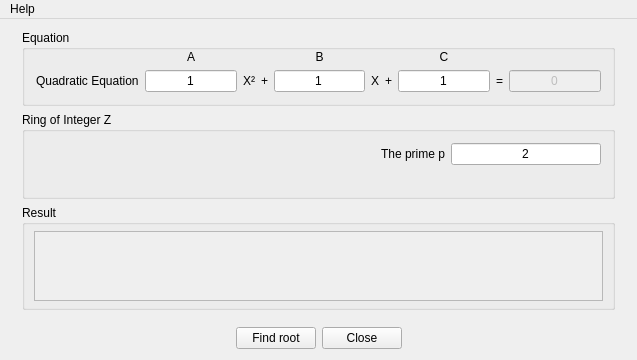
<?xml version="1.0" encoding="UTF-8"?>
<ui version="4.0">
 <class>MainWindow</class>
 <widget class="QMainWindow" name="MainWindow">
  <property name="geometry">
   <rect>
    <x>0</x>
    <y>0</y>
    <width>637</width>
    <height>331</height>
   </rect>
  </property>
  <property name="windowTitle">
   <string>Solving Quadratic Equation</string>
  </property>
  <property name="windowIcon">
   <iconset resource="resources.qrc">
    <normaloff>:/equation/images/infinity.ico</normaloff>:/equation/images/infinity.ico</iconset>
  </property>
  <widget class="QWidget" name="centralWidget">
   <layout class="QVBoxLayout" name="verticalLayout">
    <item>
     <widget class="QFrame" name="frameParameter">
      <property name="sizePolicy">
       <sizepolicy hsizetype="Preferred" vsizetype="Expanding">
        <horstretch>0</horstretch>
        <verstretch>0</verstretch>
       </sizepolicy>
      </property>
      <property name="frameShape">
       <enum>QFrame::NoFrame</enum>
      </property>
      <property name="frameShadow">
       <enum>QFrame::Raised</enum>
      </property>
      <layout class="QVBoxLayout" name="verticalLayout_2">
       <property name="topMargin">
        <number>0</number>
       </property>
       <item>
        <widget class="QGroupBox" name="groupEquation">
         <property name="title">
          <string>Equation</string>
         </property>
         <layout class="QGridLayout" name="gridLayout">
          <property name="topMargin">
           <number>0</number>
          </property>
          <item row="2" column="1">
           <widget class="QLabel" name="label_9">
            <property name="text">
             <string>A</string>
            </property>
            <property name="alignment">
             <set>Qt::AlignCenter</set>
            </property>
           </widget>
          </item>
          <item row="5" column="4">
           <widget class="QLineEdit" name="txtCoefficentB">
            <property name="text">
             <string>1</string>
            </property>
            <property name="alignment">
             <set>Qt::AlignCenter</set>
            </property>
           </widget>
          </item>
          <item row="5" column="2">
           <widget class="QLabel" name="label_3">
            <property name="text">
             <string>X²</string>
            </property>
           </widget>
          </item>
          <item row="5" column="1">
           <widget class="QLineEdit" name="txtCoefficentA">
            <property name="text">
             <string>1</string>
            </property>
            <property name="alignment">
             <set>Qt::AlignCenter</set>
            </property>
           </widget>
          </item>
          <item row="5" column="3">
           <widget class="QLabel" name="label_4">
            <property name="text">
             <string>+</string>
            </property>
           </widget>
          </item>
          <item row="5" column="5">
           <widget class="QLabel" name="label_5">
            <property name="text">
             <string>X</string>
            </property>
           </widget>
          </item>
          <item row="5" column="6">
           <widget class="QLabel" name="label_6">
            <property name="text">
             <string>+</string>
            </property>
           </widget>
          </item>
          <item row="5" column="7">
           <widget class="QLineEdit" name="txtCoefficentC">
            <property name="text">
             <string>1</string>
            </property>
            <property name="alignment">
             <set>Qt::AlignCenter</set>
            </property>
           </widget>
          </item>
          <item row="5" column="8">
           <widget class="QLabel" name="label_7">
            <property name="text">
             <string>=</string>
            </property>
           </widget>
          </item>
          <item row="5" column="9">
           <widget class="QLineEdit" name="txtValue">
            <property name="enabled">
             <bool>false</bool>
            </property>
            <property name="sizePolicy">
             <sizepolicy hsizetype="Preferred" vsizetype="Fixed">
              <horstretch>0</horstretch>
              <verstretch>0</verstretch>
             </sizepolicy>
            </property>
            <property name="text">
             <string>0</string>
            </property>
            <property name="alignment">
             <set>Qt::AlignCenter</set>
            </property>
           </widget>
          </item>
          <item row="5" column="0">
           <widget class="QLabel" name="label_8">
            <property name="text">
             <string>Quadratic Equation</string>
            </property>
           </widget>
          </item>
          <item row="2" column="4">
           <widget class="QLabel" name="label_10">
            <property name="text">
             <string>B</string>
            </property>
            <property name="alignment">
             <set>Qt::AlignCenter</set>
            </property>
           </widget>
          </item>
          <item row="2" column="7">
           <widget class="QLabel" name="label_11">
            <property name="text">
             <string>C</string>
            </property>
            <property name="alignment">
             <set>Qt::AlignCenter</set>
            </property>
           </widget>
          </item>
         </layout>
        </widget>
       </item>
       <item>
        <widget class="QGroupBox" name="groupRing">
         <property name="title">
          <string>Ring of Integer Z</string>
         </property>
         <layout class="QGridLayout" name="gridLayout_2">
          <item row="0" column="1">
           <widget class="QLineEdit" name="txtPrimeP">
            <property name="sizePolicy">
             <sizepolicy hsizetype="Preferred" vsizetype="Fixed">
              <horstretch>0</horstretch>
              <verstretch>0</verstretch>
             </sizepolicy>
            </property>
            <property name="maximumSize">
             <size>
              <width>150</width>
              <height>16777215</height>
             </size>
            </property>
            <property name="text">
             <string>2</string>
            </property>
            <property name="alignment">
             <set>Qt::AlignCenter</set>
            </property>
           </widget>
          </item>
          <item row="0" column="0">
           <widget class="QLabel" name="label">
            <property name="text">
             <string>The prime p</string>
            </property>
            <property name="alignment">
             <set>Qt::AlignRight|Qt::AlignTrailing|Qt::AlignVCenter</set>
            </property>
           </widget>
          </item>
          <item row="1" column="0" colspan="2">
           <widget class="QLabel" name="lblError">
            <property name="text">
             <string/>
            </property>
            <property name="alignment">
             <set>Qt::AlignRight|Qt::AlignTrailing|Qt::AlignVCenter</set>
            </property>
           </widget>
          </item>
         </layout>
        </widget>
       </item>
       <item>
        <widget class="QGroupBox" name="groupResult">
         <property name="title">
          <string>Result</string>
         </property>
         <property name="flat">
          <bool>false</bool>
         </property>
         <layout class="QHBoxLayout" name="horizontalLayout_2">
          <property name="leftMargin">
           <number>9</number>
          </property>
          <property name="topMargin">
           <number>6</number>
          </property>
          <property name="rightMargin">
           <number>9</number>
          </property>
          <property name="bottomMargin">
           <number>6</number>
          </property>
          <item>
           <widget class="QTextEdit" name="txtResult">
            <property name="enabled">
             <bool>false</bool>
            </property>
           </widget>
          </item>
         </layout>
        </widget>
       </item>
      </layout>
     </widget>
    </item>
    <item>
     <widget class="QFrame" name="frameButton">
      <property name="frameShape">
       <enum>QFrame::NoFrame</enum>
      </property>
      <property name="frameShadow">
       <enum>QFrame::Raised</enum>
      </property>
      <layout class="QHBoxLayout" name="horizontalLayout">
       <property name="leftMargin">
        <number>0</number>
       </property>
       <property name="topMargin">
        <number>0</number>
       </property>
       <property name="rightMargin">
        <number>0</number>
       </property>
       <property name="bottomMargin">
        <number>0</number>
       </property>
       <item>
        <spacer name="horizontalSpacer_2">
         <property name="orientation">
          <enum>Qt::Horizontal</enum>
         </property>
         <property name="sizeHint" stdset="0">
          <size>
           <width>214</width>
           <height>20</height>
          </size>
         </property>
        </spacer>
       </item>
       <item>
        <widget class="QPushButton" name="btnOK">
         <property name="text">
          <string>Find root</string>
         </property>
        </widget>
       </item>
       <item>
        <widget class="QPushButton" name="btnClose">
         <property name="text">
          <string>Close</string>
         </property>
        </widget>
       </item>
       <item>
        <spacer name="horizontalSpacer">
         <property name="orientation">
          <enum>Qt::Horizontal</enum>
         </property>
         <property name="sizeHint" stdset="0">
          <size>
           <width>213</width>
           <height>20</height>
          </size>
         </property>
        </spacer>
       </item>
      </layout>
     </widget>
    </item>
   </layout>
  </widget>
  <widget class="QMenuBar" name="menuBar">
   <property name="geometry">
    <rect>
     <x>0</x>
     <y>0</y>
     <width>637</width>
     <height>21</height>
    </rect>
   </property>
   <property name="defaultUp">
    <bool>false</bool>
   </property>
   <property name="nativeMenuBar">
    <bool>true</bool>
   </property>
   <widget class="QMenu" name="menuHelp">
    <property name="title">
     <string>Help</string>
    </property>
    <addaction name="actionAbout"/>
   </widget>
   <addaction name="menuHelp"/>
  </widget>
  <action name="actionAbout">
   <property name="text">
    <string>About</string>
   </property>
  </action>
 </widget>
 <layoutdefault spacing="6" margin="11"/>
 <resources>
  <include location="resources.qrc"/>
 </resources>
 <connections/>
</ui>
